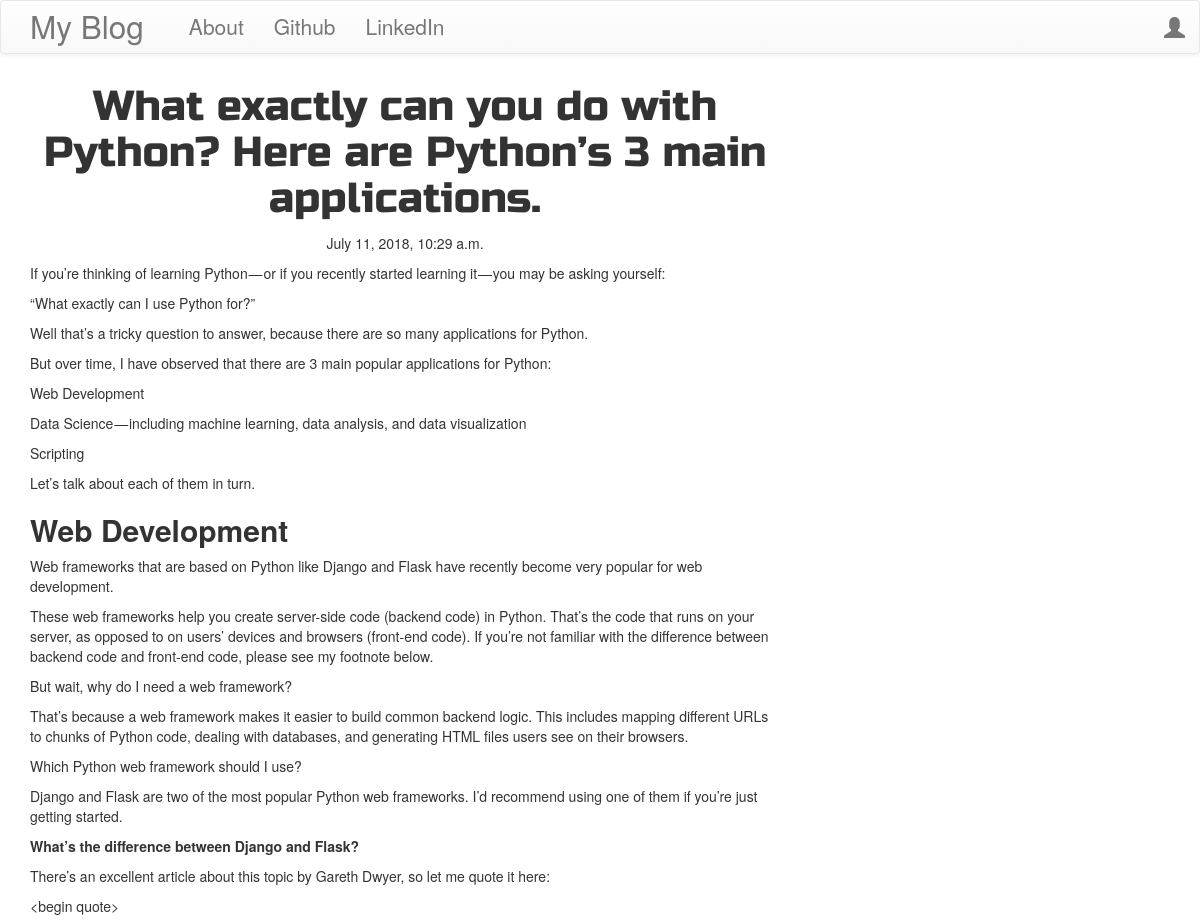
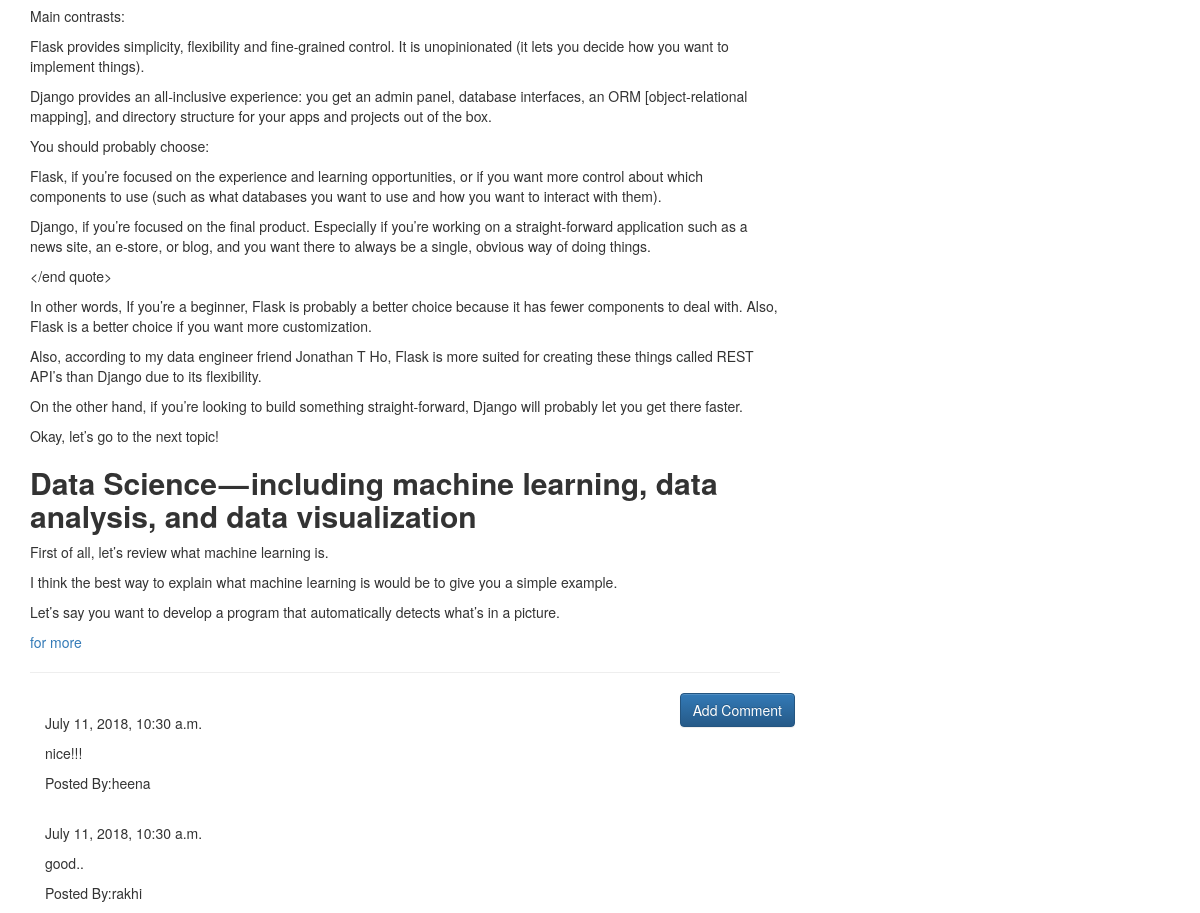
/post/10, run on the app's committed database (2 pictures, top to bottom).
### blog/models.py (models this page shows, shortened)
class Post(models.Model):
	author = models.ForeignKey('auth.User',on_delete = models.CASCADE,)
	title = models.CharField(max_length=200)
	text = models.TextField()
	create_date = models.DateTimeField(default=timezone.now)
	published_date= models.DateTimeField()

class Comment(models.Model):
	post = models.ForeignKey('blog.Post', related_name='comments',on_delete = models.CASCADE,)
	author = models.CharField(max_length=200)
	text = models.TextField()
	create_date = models.DateTimeField(default=timezone.now)
	approved_comment = models.BooleanField(default=False)

### blog/views.py (the view)
# urls.py: url(r'^post/(?P<pk>\d+)$',views.PostDetailView.as_view(),name ='post_detail'),
class PostDetailView(DetailView):
	model = Post

### blog/templates/blog/post_detail.html (shortened to what this page needs)
{% extends "blog/base.html" %}
{% block content %}
<h1 class="posttitle loader">{{ post.title }}</h1>
{% if post.published_date %}
<div class="date postdate">
	{{ post.published_date }}
</div>
{% else %}
  <a class="btn btn-default loader" href="{% url 'post_publish' pk=post.pk %}"> Publish </a>
{% endif %}
<p class="postcontent">{{ post.text|safe|linebreaksbr }}</p>
<hr>
<a class ="btn btn-primary btn-comment loader" href="{% url 'add_comment_to_post' pk=post.pk %}">Add Comment</a>
<div class="container">
	{% for comment in post.comments.all %}
    <br>
    {% if user.is_authenticated or comment.approved_comment %}
    {{ comment.create_date }}
	<p>{{ comment.text|safe|linebreaks }}</p>
	<p>Posted By:{{comment.author}}</p>
	{% endif %}
	{% empty %}
	<p>No Comments</p>
	{% endfor %}
</div>
{% endblock %}

### blog/templates/blog/base.html (shortened to what this page needs)
<!DOCTYPE html>
{% load staticfiles %}
<html>
<head>
<link rel="stylesheet" href="https://maxcdn.bootstrapcdn.com/bootstrap/3.3.7/css/bootstrap.min.css">
<link rel="stylesheet" href="https://maxcdn.bootstrapcdn.com/bootstrap/3.3.7/css/bootstrap-theme.min.css">
<link rel="stylesheet" href="//cdn.jsdelivr.net/npm/medium-editor@latest/dist/css/medium-editor.min.css" type="text/css" media="screen" charset="utf-8">
<link rel="stylesheet" href="{% static "css/blog.css" %}">
</head>
<body>
<nav class="navbar navbar-default techfont custom-navbar">
	<div class="container">
		<ul class="nav navbar-nav">
			<li><a class="navbar-brand bigbrand" href="{% url 'post_list' %}"> My Blog</li>
			<li><a href="{% url 'about' %}">About</a></li>
			<li><a href="https://github.com/minukumari">Github</a></li>
			<li><a href="https://www.linkedin.com/in/minu-kumari-55356313a/">LinkedIn</a></li>
		</ul>
		<ul class="nav navbar-nav navbar-right">
			{% if user.is_authenticated %}
			<li>
				<a href="{% url 'post_new' %}">New Post</a>
			</li>
			<li>
				<a href="{% url 'post_draft_list' %}">Drafts</a>
			</li>
			<li>
				<a href="{% url 'logout' %}"> Log Out</a>
			</li>
			<li>
				<a>Welcome: {{user.username}}</a>
			</li>
			{% else %}
			<li>
				<a class="nav navbar-right" href="{% url 'login' %}"><span class="glyphicon glyphicon-user"></span></a>
			</li>
			{% endif %}
		</ul>
	</div>
</nav>
<div class="content container">
	<div class="row">
		<div class="col-md-8">
			<div class="blog_posts">
				{% block content %}
				{% endblock %}
			</div>
		</div>
	</div>
</div>
</body>
</html>

### blog/static/css/blog.css (style rules this page uses)
.techfont { font: 'Russo One',sans-serif; font-size: 1.5em; margin-bottom: 10px; }
.bigbrand { font-size: 1.5em; }
.postdate { text-align: center; }
.posttitle { font-family: 'Russo One',sans-serif; font-size: 3em; text-align: center; }
.postcontent { font-family: 'Montserrat'; font-size: 1.5em; }
.btn-comment { position: absolute; right:0px; }
.loader { filter:hue-rotate(0deg); color:linear-gradient(45deg,#0f8,#08f); text-color:linear-gradient(45deg,#0f8,#08f); animation:hue 10000ms infinite linear; }

### data on the page
Post: title "What exactly can you do with Python? Here are Python’s 3 main applications.", published_date "July 11, 2018, 10:29 a.m.", text "If you’re thinking of learning Python — or if you recently started learning it — you may be asking yourself: “What exactly can I use Python for?” Well that’s a tricky question to answer, because there are so many applications for Python. But over time, I have observed that there are 3 main popular applications for Python: Web Development Data Science — including machine learning, data analysis, and data visualization Scripting Let’s talk about each of them in turn. Web Development Web frameworks that are based on Python like Django and Flask have recently become very popular for web development. These web frameworks help you create server-side code (backend code) in Python. That’s the code…"
Comment: create_date "July 11, 2018, 10:30 a.m.", text "nice!!!", author "heena"
Comment: create_date "July 11, 2018, 10:30 a.m.", text "good..", author "rakhi"
